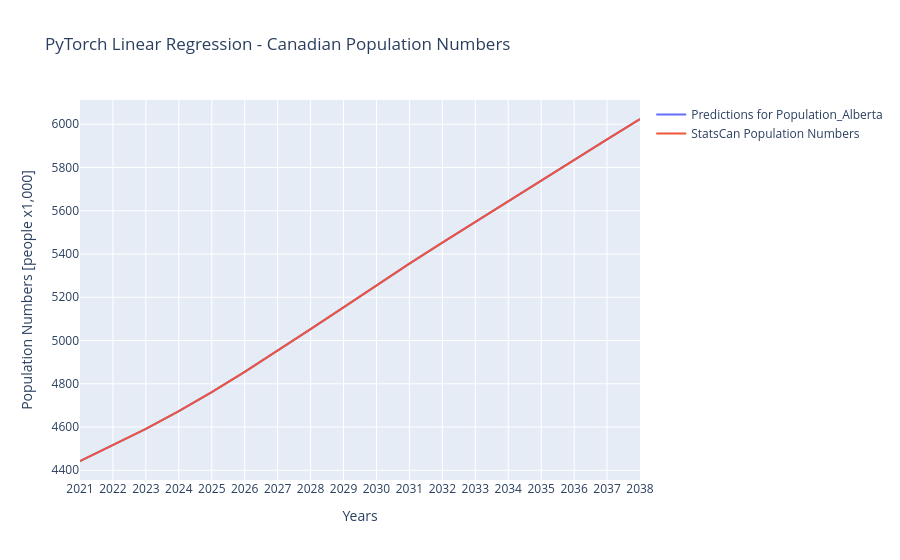

Write notebook code for a chart like this one.
### Code cell
# Visuals

torch_figure = go.Figure()
torch_figure.add_trace(go.Scatter(x=training_years, y=lr_predictions,
    mode="lines", name=f"Predictions for {population_target}"))
torch_figure.add_trace(go.Scatter(x=training_years, y=y_lr,
    mode="lines", name="StatsCan Population Numbers"))
torch_figure.update_layout(title="PyTorch Linear Regression - Canadian Population Numbers",
    xaxis_title="Years", yaxis_title="Population Numbers [people x1,000]")

### Figure 1 — Plotly figure (JSON) as saved in the notebook; plotly's stock layout.template omitted (floating-point values rounded to 4 significant figures)
{"data": [{"mode": "lines", "name": "Predictions for Population_Alberta", "type": "scatter", "x": ["2021", "2022", "2023", "2024", "2025", "2026", "2027", "2028", "2029", "2030", "2031", "2032", "2033", "2034", "2035", "2036", "2037", "2038"], "y": [4443.0, 4516.0, 4591.0, 4673.0, 4762.0, 4855.0, 4952.0, 5052.0, 5153.0, 5255.0, 5356.0, 5452.0, 5548.0, 5644.0, 5740.0, 5835.0, 5930.0, 6024]}, {"mode": "lines", "name": "StatsCan Population Numbers", "type": "scatter", "x": ["2021", "2022", "2023", "2024", "2025", "2026", "2027", "2028", "2029", "2030", "2031", "2032", "2033", "2034", "2035", "2036", "2037", "2038"], "y": [4443.0, 4516.0, 4591.0, 4673.0, 4762.0, 4855.0, 4952.0, 5052.0, 5153.0, 5255.0, 5356.0, 5452.0, 5548.0, 5644.0, 5740.0, 5835.0, 5930.0, 6024]}], "layout": {"title": {"text": "PyTorch Linear Regression - Canadian Population Numbers"}, "xaxis": {"title": {"text": "Years"}}, "yaxis": {"title": {"text": "Population Numbers [people x1,000]"}}}}
